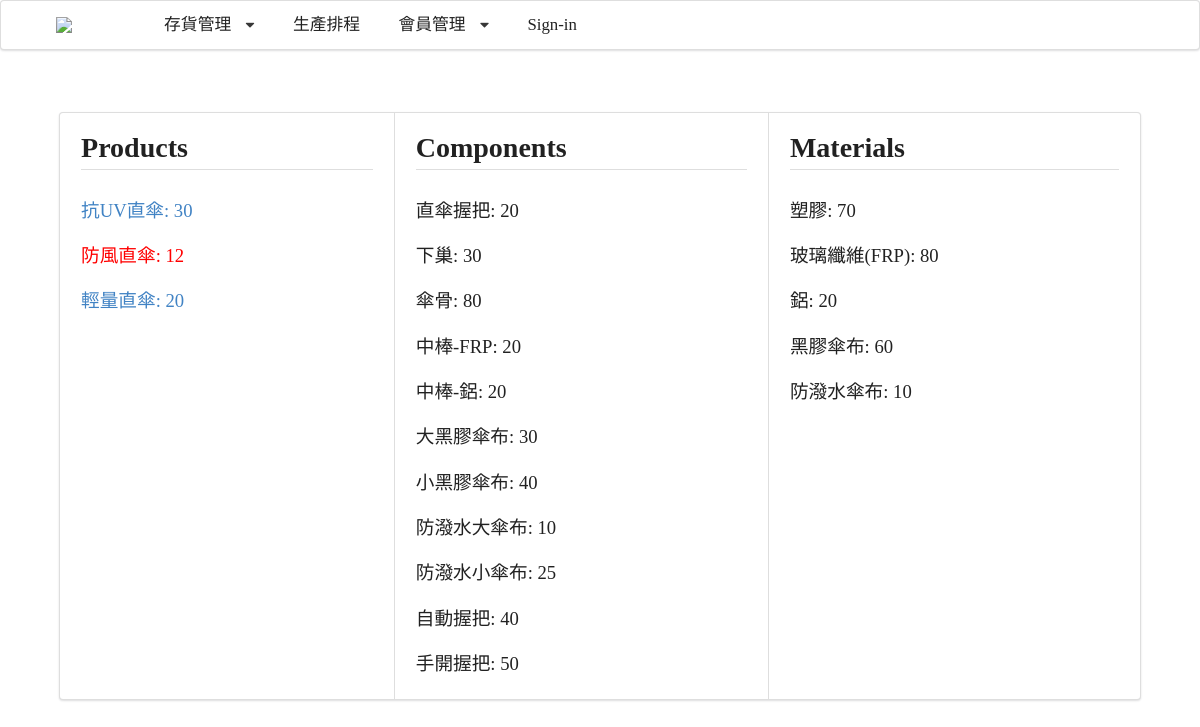
Screenshot of /inventory/ with the database file from the repository.
### apps/inventory/models.py (models this page shows, shortened)
class Product(models.Model):
    number = models.PositiveIntegerField(blank=True, null=True)
    UV = '抗UV'
    WIND = '防風'
    LIGHT = '輕量'
    FEATURE_CHOICES = (
        (UV, '抗UV'),
        (WIND, '防風'),
        (LIGHT, '輕量')
    )
    u_feature = models.CharField(
        max_length=50,
        choices=FEATURE_CHOICES,
        null=True,
    )
    STRAIGHT = '直傘'
    AUTO_F = '自動摺傘'
    MANUAL_F = '手開摺傘'
    TYPE_CHOICES = (
        (STRAIGHT, '直傘'),
        (AUTO_F, '自動摺傘'),
        (MANUAL_F, '手開摺傘')
    )
    u_type = models.CharField(
        max_length=50,
        choices=TYPE_CHOICES,
        null=True,
    )
    inventory = models.PositiveIntegerField(blank=True, null=True)
    level =  models.PositiveIntegerField(blank=True, null=True)
    components_required = models.ManyToManyField(Component, blank=True)
    @property
    def name(self):
        return '{}{}'.format(self.u_feature, self.u_type)

class Component(models.Model):
    number = models.PositiveIntegerField(blank=True, null=True)
    number_needed = models.PositiveIntegerField(blank=True, null=True)
    name = models.CharField(max_length=30, null=True)
    inventory = models.PositiveIntegerField(blank=True, null=True)
    level =  models.PositiveIntegerField(blank=True, null=True)
    required_material = models.ForeignKey(Material, on_delete=models.SET_NULL, null=True)
    weight = models.PositiveIntegerField(blank=True, null=True)

class Material(models.Model):
    number = models.PositiveIntegerField(blank=True, null=True)
    name = models.CharField(max_length=30, null=True)
    inventory = models.PositiveIntegerField(blank=True, null=True)
    level =  models.PositiveIntegerField(blank=True, null=True)

### apps/inventory/views.py (the view)
# urls.py: path('', InventoryList.as_view(), name='list'),
class InventoryList(TemplateView):
    template_name = 'modules/inventory/inventory.html'
    def get_context_data(self, **kwargs):
        context = super(InventoryList, self).get_context_data(**kwargs)
        context['product_list'] = Product.objects.all()
        context['component_list'] = Component.objects.all()
        context['material_list'] = Material.objects.all()
        return context

### templates/modules/inventory/inventory.html (shortened to what this page needs)
{% extends 'base/layout.html' %}
{% block main %}
<div class="ui horizontal segments">
    <div class="ui padded segment">
        <h1 class="ui dividing header">Products</h1>
            {% for product in product_list %}
                {% if product.inventory < product.level %}
                    <p><a href="{% url 'inventory:product_detail' product.pk %}" style="color:red;">{{ product.name }}: {{ product.inventory }}</a></p>
                {% else %}
                    <p><a href="{% url 'inventory:product_detail' product.pk %}">{{ product.name }}: {{ product.inventory }}</a></p>
                {% endif %}
            {% endfor %}
    </div>
    <div class="ui padded segment">
        <h1 class="ui dividing header">Components</h1>
            {% for component in component_list %}
                <p>{{ component.name }}: {{ component.inventory }}</p>
            {% endfor %}
    </div>
    <div class="ui padded segment">
        <h1 class="ui dividing header">Materials</h1>
            {% for material in material_list %}
                <p>{{ material.name }}: {{ material.inventory }}</p>
            {% endfor %}
    </div>
</div>
{% endblock %}

### templates/base/layout.html (shortened to what this page needs)
<!DOCTYPE html>
<html>
<head>
    {% include "base/style.html" %}
</head>
<body>
    {% include 'components/navbar.html'%}
    <div class="ui container">
        <main>
            {% block main %}
            {% endblock %}
        </main>
    </div>
</body>
</html>

### templates/base/style.html (shortened to what this page needs)
{% load static %}
<link href="{% static 'stylesheets/index.css' %}" rel="stylesheet">
<link rel="stylesheet" href="https://cdn.jsdelivr.net/npm/semantic-ui@2.4.2/dist/semantic.min.css">

### templates/base/script.html (shortened to what this page needs)
{% load static %}

### templates/components/navbar.html (shortened to what this page needs)
<div class="ui borderless main menu c-font">
    <div class="ui container">
        <a class="header item" href="{% url 'homepage' %}">
            <img id="nav-img" src="https://jiuanimation.com/works/1203-umbrella-king-logo.jpg">
        </a>
        <div class="ui simple dropdown item">
            存貨管理 <i class="dropdown icon"></i>
        </div>
        <a class="item" href="{% url 'inventory:schedule_form' %}">生產排程</a>
        <div class="ui simple dropdown item">
            會員管理 <i class="dropdown icon"></i>
        </div>
        <a class="item">Sign-in</a>
    </div>
</div>

### static/stylesheets/index.css (style rules this page uses)
.container { width: 60%; }
.ui.menu.c-font { font-family: Microsoft JhengHei; font-size: 1.2rem; }
.ui.menu .item { padding-top: 0em; padding-bottom: 0em; }
#nav-img { width: 5rem; }
h1, h2, h3, h4, h5 { font-family: Microsoft JhengHei!important; }
main p { font-size: 14pt; }

### templates/base/layout.html (style rules this page uses)
main { padding: 3% 2%; font-family: Microsoft JhengHei!important; }

### rows the page displays
Product: name "抗UV直傘", inventory "30"
Product: name "防風直傘", inventory "12"
Product: name "輕量直傘", inventory "20"
Component: name "直傘握把", inventory "20"
Component: name "下巢", inventory "30"
Component: name "傘骨", inventory "80"
Component: name "中棒-FRP", inventory "20"
Component: name "中棒-鋁", inventory "20"
Component: name "大黑膠傘布", inventory "30"
Component: name "小黑膠傘布", inventory "40"
Component: name "防潑水大傘布", inventory "10"
Component: name "防潑水小傘布", inventory "25"
Component: name "自動握把", inventory "40"
Component: name "手開握把", inventory "50"
Material: name "塑膠", inventory "70"
Material: name "玻璃纖維(FRP)", inventory "80"
Material: name "鋁", inventory "20"
Material: name "黑膠傘布", inventory "60"
Material: name "防潑水傘布", inventory "10"
